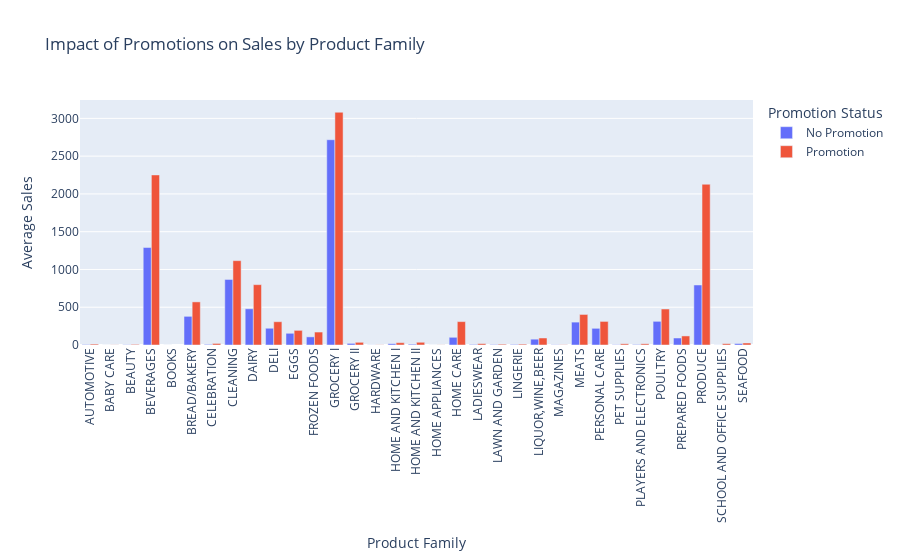
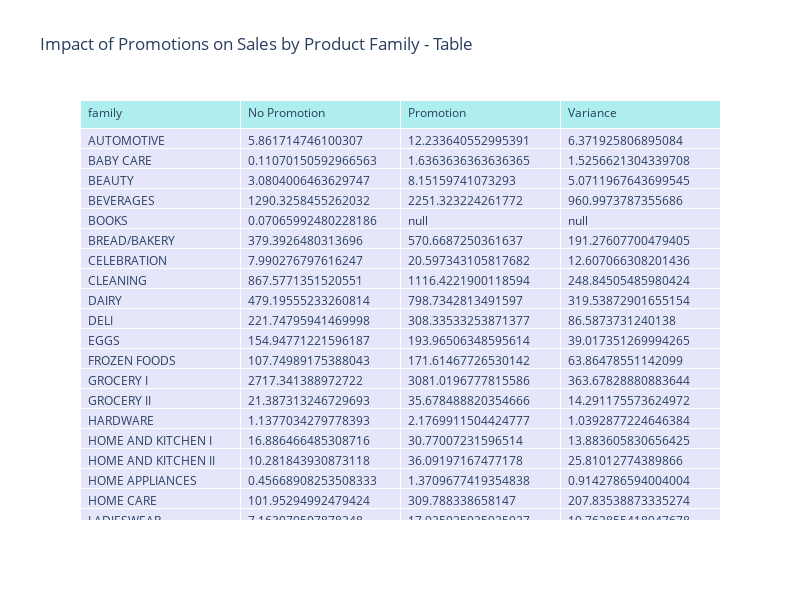

The cell these charts' notebook holds for them, in order:
### Markdown cell above
8. Which product family and stores did the promotions affect?

### Code cell
import plotly.graph_objects as go

# Calculate the average sales for each product family with and without promotions
promotion_impact = train_data.groupby(['family', 'onpromotion'])['sales'].mean().reset_index()
promotion_impact['onpromotion'] = promotion_impact['onpromotion'].map({0: 'No Promotion', 1: 'Promotion'})

# Aggregate the data to avoid duplicates
promotion_impact_agg = promotion_impact.groupby(['family', 'onpromotion'], as_index=False)['sales'].mean()

# Pivot the data to get sales for promotions and no promotions in separate columns
promotion_pivot = promotion_impact_agg.pivot(index='family', columns='onpromotion', values='sales').reset_index()
promotion_pivot.columns = ['family', 'No Promotion', 'Promotion']

# Calculate the variance
promotion_pivot['Variance'] = promotion_pivot['Promotion'] - promotion_pivot['No Promotion']


# Create an interactive bar plot using Plotly
fig_bar = px.bar(promotion_impact_agg, x='family', y='sales', color='onpromotion', barmode='group',
                 title='Impact of Promotions on Sales by Product Family',
                 labels={'family': 'Product Family', 'sales': 'Average Sales', 'onpromotion': 'Promotion Status'})

# Customize the layout
fig_bar.update_layout(xaxis_tickangle=-90, bargap=0.2)

# Create a table visualization using Plotly
fig_table = go.Figure(data=[go.Table(
    header=dict(values=list(promotion_pivot.columns),
                fill_color='paleturquoise',
                align='left'),
    cells=dict(values=[promotion_pivot.family, 
                       promotion_pivot['No Promotion'], 
                       promotion_pivot['Promotion'], 
                       promotion_pivot['Variance']],
               fill_color='lavender',
               align='left'))
])

fig_table.update_layout(title='Impact of Promotions on Sales by Product Family - Table',
                        height=600, width=800)

# Show the plots
fig_bar.show()
fig_table.show()

### Figure 1 — Plotly figure (JSON) as saved in the notebook; plotly's stock layout.template omitted (floating-point values rounded to 4 significant figures)
{"data": [{"alignmentgroup": "True", "hovertemplate": "Promotion Status=No Promotion<br>Product Family=%{x}<br>Average Sales=%{y}<extra></extra>", "legendgroup": "No Promotion", "marker": {"color": "#636efa", "pattern": {"shape": ""}}, "name": "No Promotion", "offsetgroup": "No Promotion", "orientation": "v", "showlegend": true, "textposition": "auto", "type": "bar", "x": ["AUTOMOTIVE", "BABY CARE", "BEAUTY", "BEVERAGES", "BOOKS", "BREAD/BAKERY", "CELEBRATION", "CLEANING", "DAIRY", "DELI", "EGGS", "FROZEN FOODS", "GROCERY I", "GROCERY II", "HARDWARE", "HOME AND KITCHEN I", "HOME AND KITCHEN II", "HOME APPLIANCES", "HOME CARE", "LADIESWEAR", "LAWN AND GARDEN", "LINGERIE", "LIQUOR,WINE,BEER", "MAGAZINES", "MEATS", "PERSONAL CARE", "PET SUPPLIES", "PLAYERS AND ELECTRONICS", "POULTRY", "PREPARED FOODS", "PRODUCE", "SCHOOL AND OFFICE SUPPLIES", "SEAFOOD"], "xaxis": "x", "y": [5.862, 0.1107, 3.08, 1290.0, 0.07066, 379.4, 7.99, 867.6, 479.2, 221.7, 154.9, 107.7, 2717.0, 21.39, 1.138, 16.89, 10.28, 0.4567, 102.0, 7.163, 5.529, 7.054, 77.02, 2.958, 302.9, 220.7, 3.526, 6.127, 313.3, 92.6, 794.4, 1.024, 19.18], "yaxis": "y"}, {"alignmentgroup": "True", "hovertemplate": "Promotion Status=Promotion<br>Product Family=%{x}<br>Average Sales=%{y}<extra></extra>", "legendgroup": "Promotion", "marker": {"color": "#EF553B", "pattern": {"shape": ""}}, "name": "Promotion", "offsetgroup": "Promotion", "orientation": "v", "showlegend": true, "textposition": "auto", "type": "bar", "x": ["AUTOMOTIVE", "BABY CARE", "BEAUTY", "BEVERAGES", "BREAD/BAKERY", "CELEBRATION", "CLEANING", "DAIRY", "DELI", "EGGS", "FROZEN FOODS", "GROCERY I", "GROCERY II", "HARDWARE", "HOME AND KITCHEN I", "HOME AND KITCHEN II", "HOME APPLIANCES", "HOME CARE", "LADIESWEAR", "LAWN AND GARDEN", "LINGERIE", "LIQUOR,WINE,BEER", "MAGAZINES", "MEATS", "PERSONAL CARE", "PET SUPPLIES", "PLAYERS AND ELECTRONICS", "POULTRY", "PREPARED FOODS", "PRODUCE", "SCHOOL AND OFFICE SUPPLIES", "SEAFOOD"], "xaxis": "x", "y": [12.23, 1.636, 8.152, 2251.0, 570.7, 20.6, 1116.0, 798.7, 308.3, 194.0, 171.6, 3081.0, 35.68, 2.177, 30.77, 36.09, 1.371, 309.8, 17.93, 10.3, 11.17, 92.82, 2.855, 404.4, 312.1, 15.93, 15.91, 476.2, 120.0, 2128.0, 17.55, 26.65], "yaxis": "y"}], "layout": {"bargap": 0.2, "barmode": "group", "legend": {"title": {"text": "Promotion Status"}, "tracegroupgap": 0}, "title": {"text": "Impact of Promotions on Sales by Product Family"}, "xaxis": {"anchor": "y", "domain": [0, 1], "tickangle": -90, "title": {"text": "Product Family"}}, "yaxis": {"anchor": "x", "domain": [0, 1], "title": {"text": "Average Sales"}}}}

### Figure 2 — Plotly figure (JSON) as saved in the notebook; plotly's stock layout.template omitted (floating-point values rounded to 4 significant figures; data arrays with more than 128 entries replaced by an {"elided": "..."} marker saying what was removed)
{"data": [{"cells": {"align": "left", "fill": {"color": "lavender"}, "values": {"elided": "4x33 mixed values"}}, "header": {"align": "left", "fill": {"color": "paleturquoise"}, "values": ["family", "No Promotion", "Promotion", "Variance"]}, "type": "table"}], "layout": {"height": 600, "title": {"text": "Impact of Promotions on Sales by Product Family - Table"}, "width": 800}}
